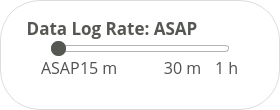
         <widget class="QGroupBox" name="log_rate_group">
          <property name="minimumSize">
           <size>
            <width>280</width>
            <height>90</height>
           </size>
          </property>
          <property name="maximumSize">
           <size>
            <width>10000</width>
            <height>10000</height>
           </size>
          </property>
          <property name="font">
           <font>
            <family>Open Sans</family>
            <pointsize>13</pointsize>
            <weight>75</weight>
            <bold>true</bold>
           </font>
          </property>
          <property name="styleSheet">
           <string notr="true">QGroupBox { border: none; background: white; border-radius: 40px; border: 1px solid rgb(220,220,220); }
QGroupBox::title { subcontrol-origin: margin; padding: 0px 8px; left: 16px; top: 16px; color: rgb(85, 87, 83); }
QGroupBox::title:disabled { color: rgb(180,180,180); }</string>
          </property>
          <property name="title">
           <string>Data Log Rate: ASAP</string>
          </property>
          <layout class="QVBoxLayout" name="verticalLayout_16">
           <property name="spacing">
            <number>0</number>
           </property>
           <property name="leftMargin">
            <number>40</number>
           </property>
           <property name="topMargin">
            <number>40</number>
           </property>
           <property name="rightMargin">
            <number>40</number>
           </property>
           <property name="bottomMargin">
            <number>30</number>
           </property>
           <item>
            <layout class="QHBoxLayout" name="horizontalLayout_22">
             <property name="leftMargin">
              <number>10</number>
             </property>
             <property name="rightMargin">
              <number>10</number>
             </property>
             <item>
              <widget class="QSlider" name="log_rate_slider">
               <property name="sizePolicy">
                <sizepolicy hsizetype="Expanding" vsizetype="Expanding">
                 <horstretch>0</horstretch>
                 <verstretch>0</verstretch>
                </sizepolicy>
               </property>
               <property name="styleSheet">
                <string notr="true">QSlider {
background: white;
}

QSlider::add-page:horizontal {
background: white;
border: 1px solid rgb(180,180,180);
border-radius: 3px;
}

QSlider::sub-page:horizontal {
background: white;
border: 1px solid rgb(180,180,180);
border-radius: 3px;
}

QSlider::handle:horizontal {
background: rgb(85,87,83);
border-radius: 7px;
}</string>
               </property>
               <property name="minimum">
                <number>0</number>
               </property>
               <property name="maximum">
                <number>90</number>
               </property>
               <property name="singleStep">
                <number>10</number>
               </property>
               <property name="pageStep">
                <number>10</number>
               </property>
               <property name="value">
                <number>0</number>
               </property>
               <property name="orientation">
                <enum>Qt::Horizontal</enum>
               </property>
               <property name="invertedAppearance">
                <bool>false</bool>
               </property>
               <property name="tickPosition">
                <enum>QSlider::NoTicks</enum>
               </property>
               <property name="tickInterval">
                <number>10</number>
               </property>
              </widget>
             </item>
            </layout>
           </item>
           <item>
            <layout class="QHBoxLayout" name="horizontalLayout_12">
             <item alignment="Qt::AlignLeft">
              <widget class="QLabel" name="label_25">
               <property name="font">
                <font>
                 <family>Open Sans</family>
                 <pointsize>12</pointsize>
                </font>
               </property>
               <property name="styleSheet">
                <string notr="true">background: white; color: rgb(80,80,80);</string>
               </property>
               <property name="text">
                <string>ASAP</string>
               </property>
              </widget>
             </item>
             <item alignment="Qt::AlignHCenter">
              <widget class="QLabel" name="label_26">
               <property name="font">
                <font>
                 <family>Open Sans</family>
                 <pointsize>12</pointsize>
                </font>
               </property>
               <property name="styleSheet">
                <string notr="true">background: white; color: rgb(80,80,80);</string>
               </property>
               <property name="text">
                <string>15 m     </string>
               </property>
              </widget>
             </item>
             <item alignment="Qt::AlignHCenter">
              <widget class="QLabel" name="label_35">
               <property name="font">
                <font>
                 <family>Open Sans</family>
                 <pointsize>12</pointsize>
                </font>
               </property>
               <property name="styleSheet">
                <string notr="true">background: white; color: rgb(80,80,80);</string>
               </property>
               <property name="text">
                <string>      30 m</string>
               </property>
              </widget>
             </item>
             <item alignment="Qt::AlignRight">
              <widget class="QLabel" name="label_45">
               <property name="font">
                <font>
                 <family>Open Sans</family>
                 <pointsize>12</pointsize>
                </font>
               </property>
               <property name="styleSheet">
                <string notr="true">background: white; color: rgb(80,80,80);</string>
               </property>
               <property name="text">
                <string>1 h</string>
               </property>
              </widget>
             </item>
            </layout>
           </item>
          </layout>
         </widget>
